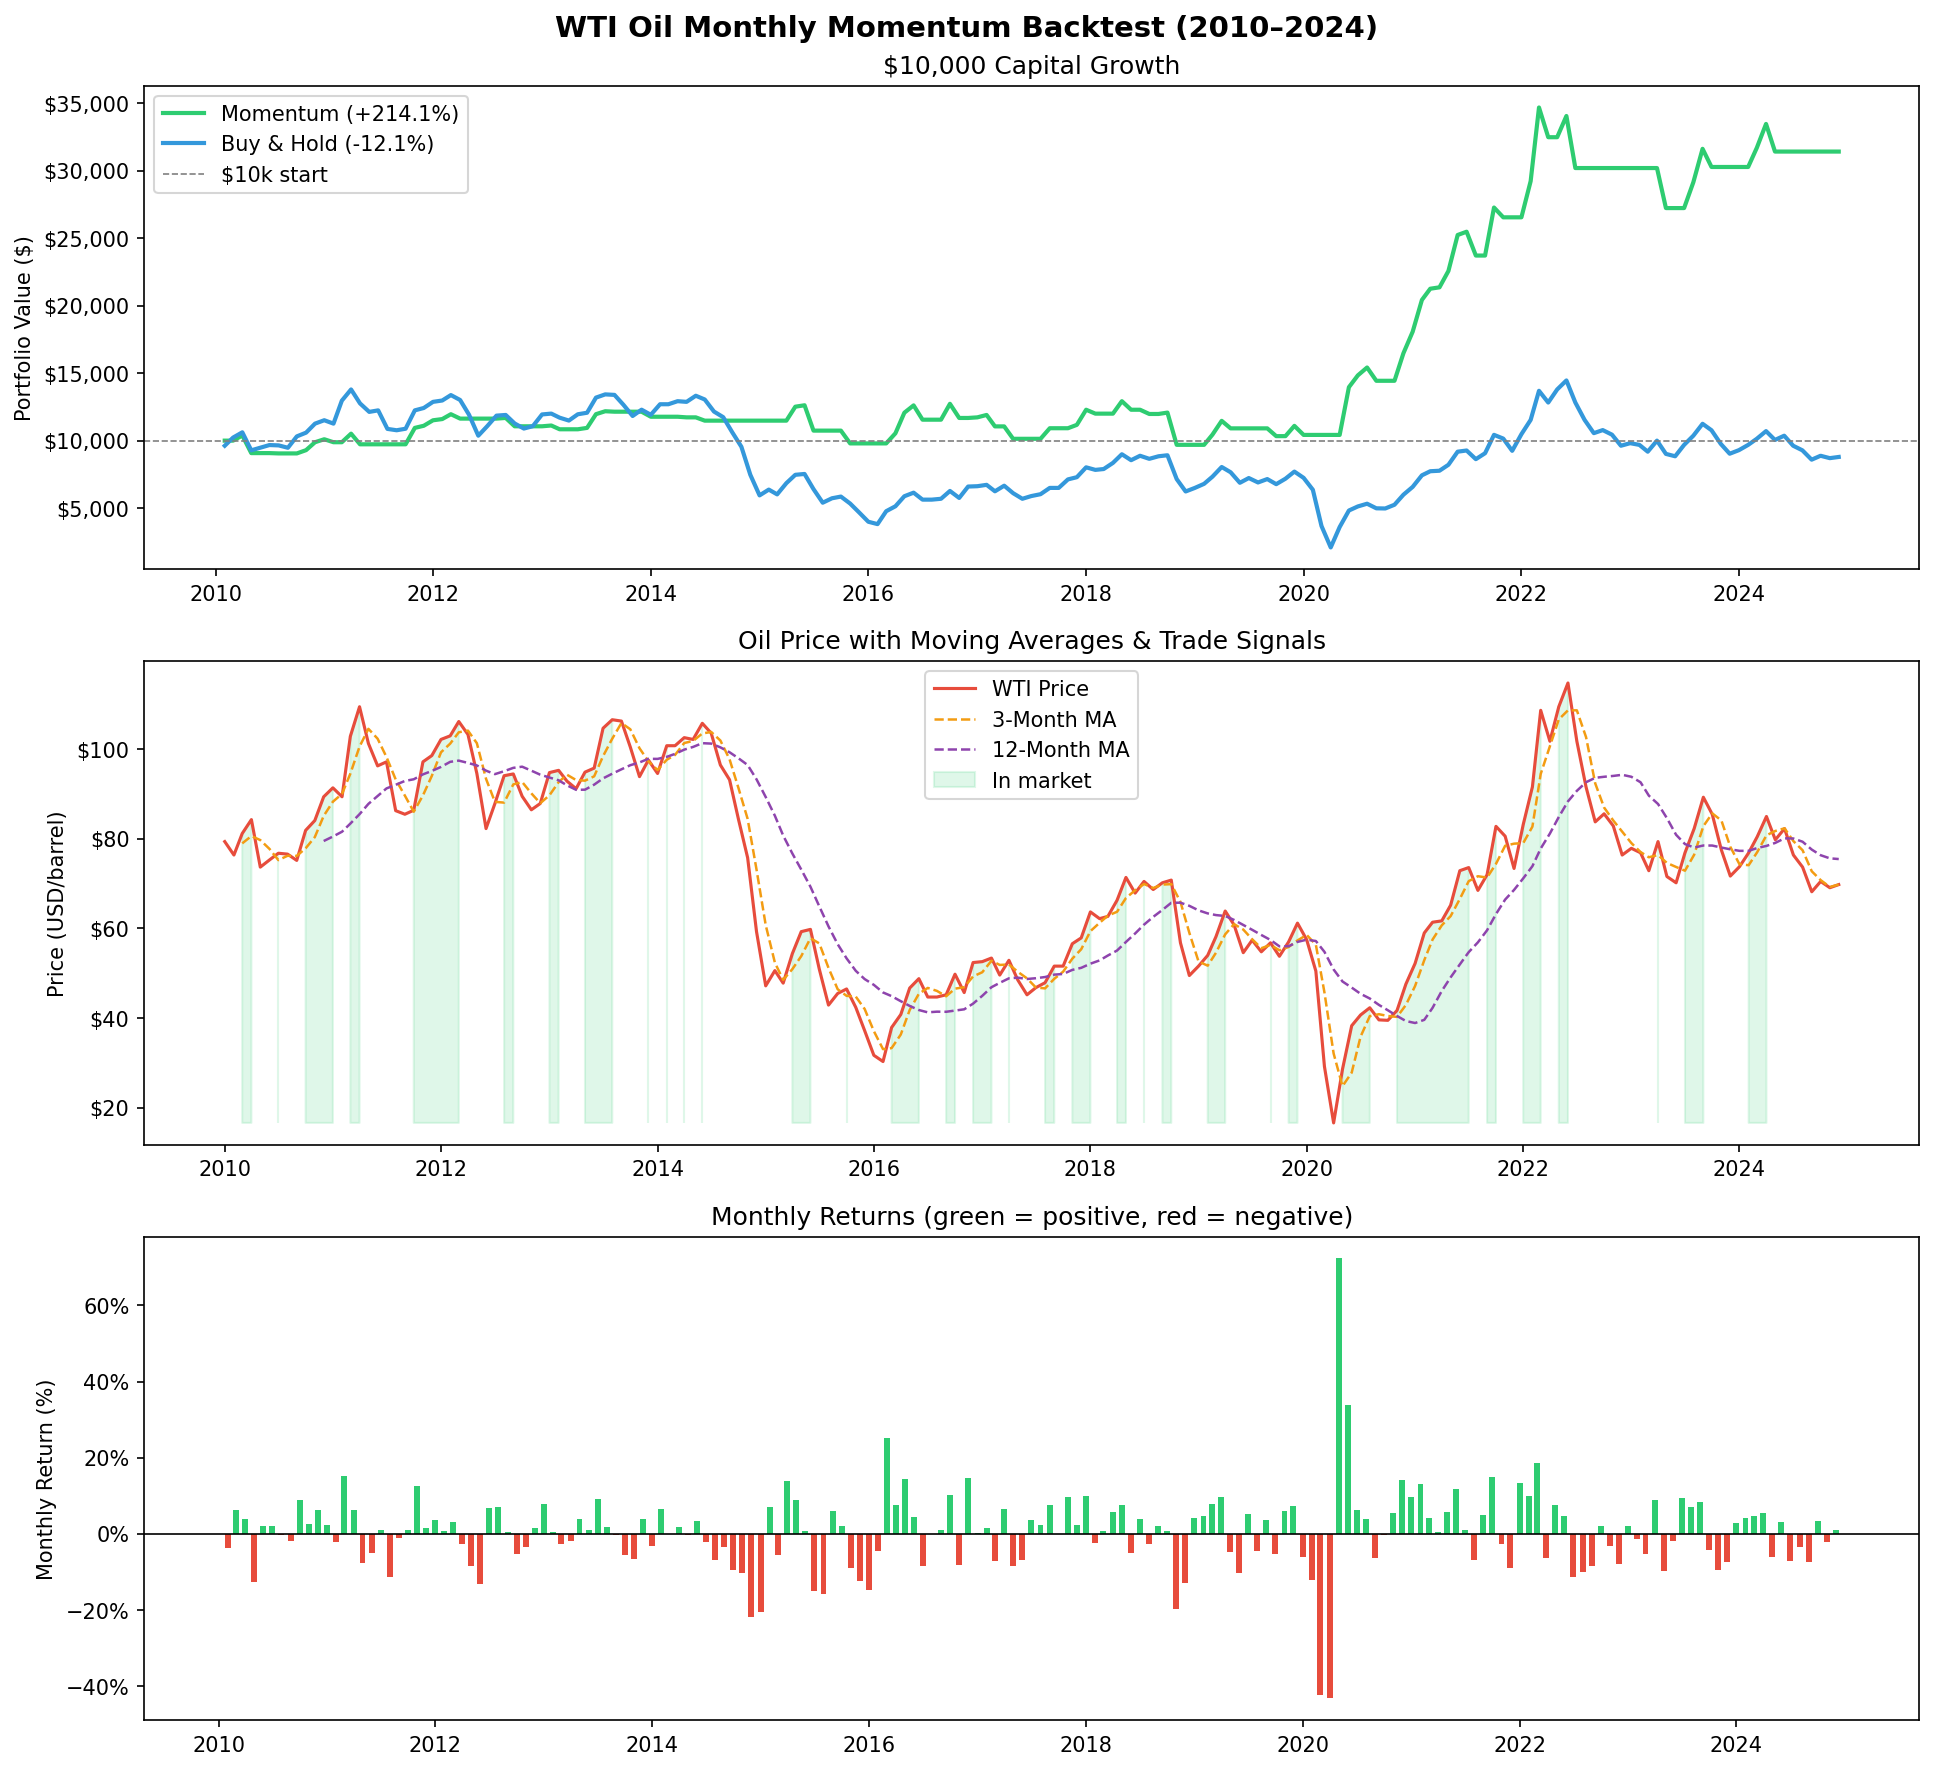

Python code for this plot:
"""
WTI Oil Monthly Momentum Backtest (2010-2024)
----------------------------------------------
Strategy: 
- Use monthly WTI crude oil prices
- Buy signal: 1-month return is positive AND price above 3-month moving average
- Sell signal: either condition breaks
- Compare vs buy and hold
- 168 monthly data points, far more statistically robust
"""

import pandas as pd
import numpy as np
import matplotlib.pyplot as plt
import matplotlib.ticker as mtick

# Monthly WTI crude oil prices (USD/barrel) 2010-2024
# Source: EIA historical data (approximate)
monthly_prices = [
    # 2010
    79.4, 76.4, 81.2, 84.3, 73.7, 75.3, 76.8, 76.6, 75.2, 81.9, 84.1, 89.4,
    # 2011
    91.4, 89.4, 102.9, 109.5, 101.3, 96.3, 97.2, 86.3, 85.5, 86.4, 97.2, 98.6,
    # 2012
    102.2, 103.0, 106.2, 103.3, 94.6, 82.3, 87.9, 94.1, 94.5, 89.5, 86.5, 87.9,
    # 2013
    94.8, 95.3, 92.9, 91.2, 94.9, 95.8, 104.7, 106.6, 106.3, 100.5, 93.9, 97.6,
    # 2014
    94.6, 100.8, 100.8, 102.6, 102.2, 105.8, 103.6, 96.5, 93.2, 84.4, 75.8, 59.3,
    # 2015
    47.2, 50.6, 47.8, 54.4, 59.3, 59.8, 50.9, 42.9, 45.5, 46.5, 42.4, 37.2,
    # 2016
    31.7, 30.3, 37.9, 40.8, 46.7, 48.8, 44.7, 44.7, 45.2, 49.8, 45.7, 52.4,
    # 2017
    52.6, 53.4, 49.6, 52.9, 48.5, 45.2, 46.8, 47.9, 51.6, 51.6, 56.6, 57.9,
    # 2018
    63.7, 62.2, 62.7, 66.3, 71.4, 67.9, 70.5, 68.7, 70.2, 70.8, 56.8, 49.5,
    # 2019
    51.6, 54.0, 58.2, 63.9, 60.8, 54.6, 57.4, 54.8, 56.8, 53.8, 57.0, 61.2,
    # 2020
    57.5, 50.5, 29.2, 16.6, 28.6, 38.3, 40.7, 42.3, 39.6, 39.5, 41.7, 47.6,
    # 2021
    52.2, 59.0, 61.4, 61.7, 65.2, 72.9, 73.6, 68.5, 72.0, 82.8, 80.6, 73.4,
    # 2022
    83.2, 91.6, 108.7, 101.8, 109.5, 114.8, 101.8, 91.6, 83.8, 85.6, 82.9, 76.4,
    # 2023
    77.9, 76.9, 72.9, 79.4, 71.6, 70.2, 76.9, 82.3, 89.3, 85.5, 77.5, 71.7,
    # 2024
    73.8, 76.9, 80.5, 85.0, 79.8, 82.3, 76.4, 73.7, 68.2, 70.5, 69.1, 69.8,
]

# Build dataframe
dates = pd.date_range(start="2010-01-01", periods=len(monthly_prices), freq="MS")
df = pd.DataFrame({"date": dates, "price": monthly_prices})
df.set_index("date", inplace=True)

# --- Indicators ---
df["monthly_return"] = df["price"].pct_change() * 100
df["ma3"] = df["price"].rolling(3).mean()    # 3-month MA
df["ma12"] = df["price"].rolling(12).mean()  # 12-month MA (approx 200-day)

# --- Signals ---
# Buy when: price above 3MA AND last month was positive
df["signal"] = 0
for i in range(1, len(df)):
    price = df["price"].iloc[i]
    ma3 = df["ma3"].iloc[i]
    prev_return = df["monthly_return"].iloc[i]
    if pd.notna(ma3) and price > ma3 and prev_return > 0:
        df.iloc[i, df.columns.get_loc("signal")] = 1  # long
    else:
        df.iloc[i, df.columns.get_loc("signal")] = 0  # cash

# --- Backtest ---
STARTING_CAPITAL = 10000
cap_momentum = STARTING_CAPITAL
cap_bh = STARTING_CAPITAL
cap_momentum_hist = []
cap_bh_hist = []

trades = 0
winning_trades = 0
in_trade = False

for i in range(1, len(df)):
    ret = df["monthly_return"].iloc[i] / 100
    signal = df["signal"].iloc[i - 1]  # use previous signal to avoid lookahead

    # Buy and hold
    cap_bh = cap_bh * (1 + ret)

    # Momentum strategy
    if signal == 1:
        cap_momentum = cap_momentum * (1 + ret)
        if not in_trade:
            trades += 1
            in_trade = True
        if ret > 0:
            winning_trades += 1
    else:
        in_trade = False

    cap_momentum_hist.append(cap_momentum)
    cap_bh_hist.append(cap_bh)

# Align with dates (skip first row)
plot_dates = df.index[1:]
signals = df["signal"].iloc[1:]

# --- Stats ---
momentum_return = (cap_momentum - STARTING_CAPITAL) / STARTING_CAPITAL * 100
bh_return = (cap_bh - STARTING_CAPITAL) / STARTING_CAPITAL * 100
months_in_market = signals.sum()
total_months = len(signals)
win_rate = winning_trades / max(trades, 1) * 100

print("\n📊 WTI OIL MONTHLY MOMENTUM BACKTEST (2010–2024)")
print("=" * 55)
print(f"   Data points:          {len(df)} monthly prices")
print(f"   Time in market:       {int(months_in_market)}/{total_months} months ({months_in_market/total_months*100:.0f}%)")
print(f"   Trade signals:        {trades}")
print(f"   Win rate:             {win_rate:.1f}%")
print("=" * 55)
print(f"\n💰 $10,000 starting capital:")
print(f"   Momentum strategy:    ${cap_momentum:>8,.0f}  ({momentum_return:+.1f}%)")
print(f"   Buy & Hold WTI:       ${cap_bh:>8,.0f}  ({bh_return:+.1f}%)")
print(f"\n{'✅ Momentum WINS' if cap_momentum > cap_bh else '❌ Buy & Hold wins'}")

# --- Plot ---
fig, (ax1, ax2, ax3) = plt.subplots(3, 1, figsize=(13, 12))
fig.suptitle("WTI Oil Monthly Momentum Backtest (2010–2024)", fontsize=14, fontweight="bold")

# Capital growth
ax1.plot(plot_dates, cap_momentum_hist, color="#2ecc71", linewidth=2, label=f"Momentum ({momentum_return:+.1f}%)")
ax1.plot(plot_dates, cap_bh_hist, color="#3498db", linewidth=2, label=f"Buy & Hold ({bh_return:+.1f}%)")
ax1.axhline(STARTING_CAPITAL, color="gray", linewidth=0.8, linestyle="--", label="$10k start")
ax1.set_ylabel("Portfolio Value ($)")
ax1.set_title("$10,000 Capital Growth")
ax1.legend()
ax1.yaxis.set_major_formatter(mtick.FuncFormatter(lambda x, _: f"${x:,.0f}"))

# Oil price + MAs
ax2.plot(df.index, df["price"], color="#e74c3c", linewidth=1.5, label="WTI Price")
ax2.plot(df.index, df["ma3"], color="#f39c12", linewidth=1.2, linestyle="--", label="3-Month MA")
ax2.plot(df.index, df["ma12"], color="#8e44ad", linewidth=1.2, linestyle="--", label="12-Month MA")
ax2.fill_between(df.index, df["price"].min(), df["price"],
                 where=df["signal"] == 1, alpha=0.15, color="#2ecc71", label="In market")
ax2.set_ylabel("Price (USD/barrel)")
ax2.set_title("Oil Price with Moving Averages & Trade Signals")
ax2.legend()
ax2.yaxis.set_major_formatter(mtick.FuncFormatter(lambda x, _: f"${x:,.0f}"))

# Monthly returns
colors = ["#2ecc71" if r > 0 else "#e74c3c" for r in df["monthly_return"].iloc[1:]]
ax3.bar(plot_dates, df["monthly_return"].iloc[1:], color=colors, width=20)
ax3.axhline(0, color="black", linewidth=0.8)
ax3.set_ylabel("Monthly Return (%)")
ax3.set_title("Monthly Returns (green = positive, red = negative)")
ax3.yaxis.set_major_formatter(mtick.PercentFormatter())

plt.tight_layout()
plt.savefig("/home/claude/oil_monthly_backtest.png", dpi=150, bbox_inches="tight")
plt.close()
print("\n✅ Chart saved.")

# fix win rate calc
